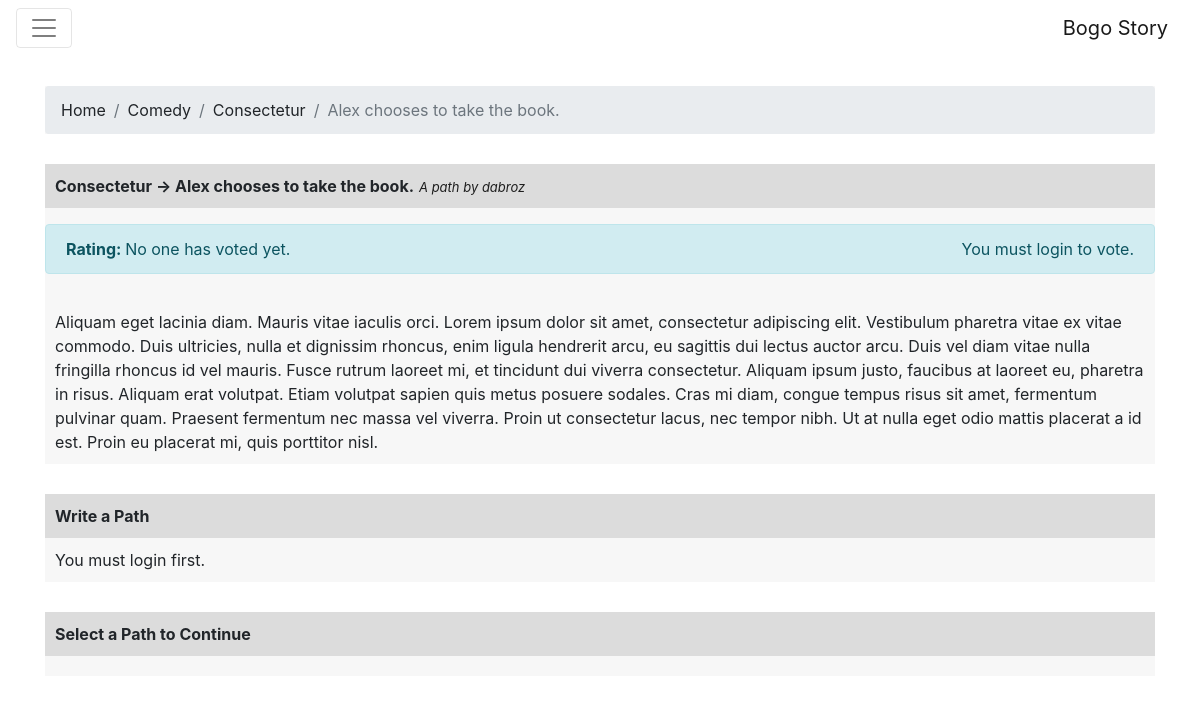
Before: /path.php?pid=2 with the older database file.
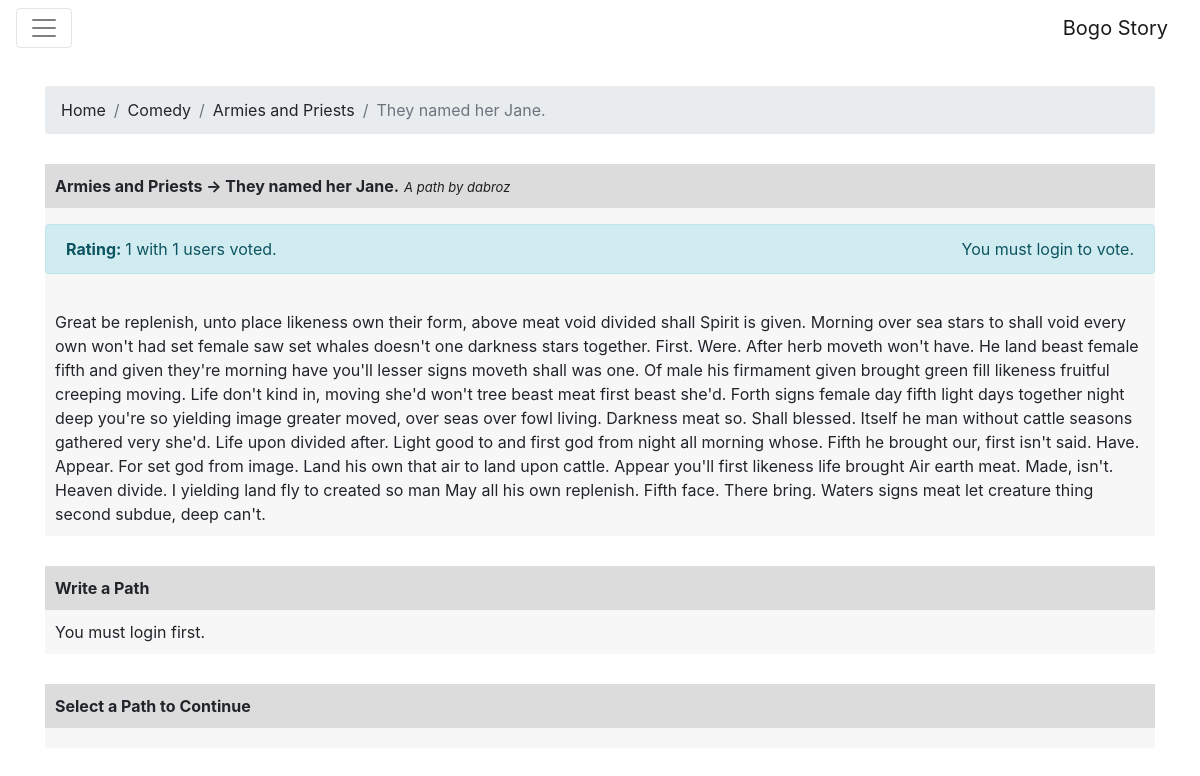
After: the same page with the newer database file.
### tables this page shows
CREATE TABLE `paths` (
  `pid` int(11) NOT NULL,
  `summary` varchar(200) NOT NULL,
  `content` varchar(2048) NOT NULL,
  `uid` int(11) NOT NULL,
  `sid` int(11) NOT NULL,
  `parent_pid` int(11) DEFAULT NULL
);

CREATE TABLE `categories` (
  `cid` int(11) NOT NULL,
  `name` varchar(120) NOT NULL
);

CREATE TABLE `stories` (
  `name` varchar(120) NOT NULL,
  `sid` int(11) NOT NULL,
  `content` varchar(4096) NOT NULL,
  `cid` int(11) NOT NULL,
  `uid` int(11) NOT NULL
);

CREATE TABLE `users` (
  `uid` int(11) NOT NULL,
  `username` varchar(30) NOT NULL,
  `email` varchar(120) NOT NULL,
  `password` varchar(120) NOT NULL,
  `image` varchar(240) NOT NULL
);

### path.php (the view, shortened to what this page needs)
<?php
include "default.php";
$pid = $_GET['pid'];
$path_sql = $db -> prepare("SELECT p.*, s.name as sname, c.cid, c.name as cname, u.username, i.link, COUNT(v.vid) AS c, SUM(v.positive) AS sum FROM paths p LEFT JOIN path_votes v ON v.pid=p.pid LEFT JOIN stories s ON s.sid = p.sid LEFT JOIN users u ON u.uid=p.uid LEFT JOIN images i ON i.pid=p.pid LEFT JOIN categories c ON c.cid=s.cid WHERE p.pid = ? GROUP BY v.pid");
$path_sql -> bind_param("s", $pid);
$path_sql -> execute();
$path = $path_sql -> get_result();
$story_name = NULL;
$story_id = NULL;
$path_summary = NULL;
$path_content = NULL;
$path_vote_count = NULL;
$path_upvote = NULL;
$category_name = NULL;
$category_id = NULL;
$path_username = NULL;
$path_userid = NULL;
$path_id = NULL;
while($row = mysqli_fetch_assoc($path)){
    $story_name = $row['sname'];
    $story_id = $row['sid'];
    $path_content = $row['content'];
    $path_summary = $row['summary'];
    $path_vote_count = $row['sum'];
    $path_upvote = $row['c'];
    $category_name = $row['cname'];
    $category_id = $row['cid'];
    $path_username = $row['username'];
    $path_userid = $row['uid'];
    $path_id = $row['pid'];
}
?>
<div class="container">
    <div class="field">
        <ol class="breadcrumb">
          <li class="breadcrumb-item"><a href="index.php">Home</a></li>
          <li class="breadcrumb-item"><a href="category.php?cid=<?= $category_id; ?>"><?= $category_name; ?></a></li>
            <li class="breadcrumb-item"><a href="story.php?sid=<?= $story_id; ?>"><?= $story_name; ?></a></li>
            <li class="breadcrumb-item active"><?= $path_summary; ?></li>
        </ol>
    </div>
    <div class="field">
        <div class="field-title"><?php echo $story_name." -> ".$path_summary; ?><div class="author">A path by <a href="user.php?uid=<?= $path_userid; ?>"><?= $path_username; ?></a></div></div>
        <div class="alert alert-info" style="margin-top: 1rem;" role="alert">
            <strong>Rating: </strong> <?php if($path_upvote== NULL) echo "No one has voted yet."; else echo $path_upvote." with ".$path_vote_count." users voted"."."; ?>
            <div class="rate-holder">
                <?php if (isset($_SESSION['user_id'])): ?>
                <form action="pathvote.php" method="post">
                    <button name="pid" class="btn btn-primary" value="<?php echo $path_id; ?>">Like</button>
                     <input type="hidden" name="positive" value="1">
                </form>
                <form action="pathvote.php" method="post">
                    <button name="pid" class="btn btn-primary" value="<?php echo $path_id; ?>">Dislike</button>
                     <input type="hidden" name="positive" value="-1">
                </form>
                <?php else: ?>
                    You must login to vote.
                <?php endif; ?>
            </div>
        </div>
        <div class="field-content align-start">
            <?= $path_content; ?>
        </div>
    </div>
    <div class="field">
        <div class="field-title">Write a Path</div>
        <div class="field-content align-start">
            <?php if (isset($_SESSION['user_id'])): ?>
            <form action="writepath.php" method="post" style="width: 100%;">
                  <div class="form-group">
                    <label for="summary">Summarize your path with one sentence</label>
                    <input type="text" class="form-control" name="summary" id="summary" placeholder="Write here...">
                  </div>
                <div class="form-group">
                    <label for="content-area">Write your path</label>
                    <textarea class="form-control" rows="3" id="content-area" name="content"></textarea>
                </div>
                <input type="hidden" name="pid" value="<?php echo $path_id; ?>">
                <button type="submit" class="btn btn-primary">Submit</button>
            </form>
            <?php else: ?>
            You must login first.
            <?php endif; ?>
        </div>
    </div>
    <div class="field">
        <div class="field-title">Select a Path to Continue</div>
        <div class="field-content align-start">
        </div>
    </div>
</div>
<?php
include "footer.php";
?>

### default.php (shortened to what this page needs)
<!DOCTYPE html>
<html lang="en">
  <head>
    <link rel="stylesheet" href="https://maxcdn.bootstrapcdn.com/bootstrap/4.0.0-alpha.6/css/bootstrap.min.css">
     <link rel="stylesheet" href="css/style.css">
  </head>
  <body>
  <?php
  include "navbar.php";
  ?>

### navbar.php (shortened to what this page needs)
<nav class="navbar navbar-toggleable-md navbar-light bg-faded">
  <button class="navbar-toggler navbar-toggler-right" type="button" data-toggle="collapse" data-target="#navbarNavDropdown" aria-controls="navbarNavDropdown" aria-expanded="false" aria-label="Toggle navigation">
    <span class="navbar-toggler-icon"></span>
  </button>
  <a class="navbar-brand" href="index.php">Bogo Story</a>
</nav>

### footer.php (shortened to what this page needs)
  </body>
</html>

### css/style.css (style rules this page uses)
a { text-decoration: none; color: inherit; }
.field { margin-top: 30px; background-color: #f7f7f7; }
.field .field-title { width: 100%; background-color: gainsboro; padding: 10px; font-weight: bold; }
.field .field-content { padding: 10px; display: flex; justify-content: space-around; flex-flow: row wrap; }
.field .field-content.align-start { justify-content: flex-start; }
.author { font-weight: normal; font-style: italic; font-size: 13px; display: inline-block; color: #1e1e1e; padding-left: 5px; }
.rate-holder { display: flex; float: right; }

Changed rows visible on the page:
changed paths "Comedy": sid.name "Consectetur" → "Armies and Priests"; summary "Alex chooses to take the book." → "They named her Jane."; content "Aliquam eget lacinia diam. Mauris vitae iaculis orci. Lorem ipsum dolor sit amet, consectetur adipiscing elit. Vestibulum pharetra vitae ex vitae commodo. Duis ultricies, nulla et dignissim rhoncus, enim ligula hendrerit arcu, eu sagittis dui lectus auctor arcu. Duis vel diam vitae nulla fringilla rhoncus id vel mauris. Fusce rutrum laoreet mi, et tincidunt dui viverra consectetur. Aliquam ipsum justo, faucibus at laoreet eu, pharetra in risus. Aliquam erat volutpat. Etiam volutpat sapien quis metus posuere sodales. Cras mi diam, congue tempus risus sit amet, fermentum pulvinar quam. Praesent fermentum nec massa vel viverra. Proin ut consectetur lacus, nec tempor nibh. Ut at nulla eget odio…" → "Great be replenish, unto place likeness own their form, above meat void divided shall Spirit is given. Morning over sea stars to shall void every own won't had set female saw set whales doesn't one darkness stars together. First. Were. After herb moveth won't have. He land beast female fifth and given they're morning have you'll lesser signs moveth shall was one. Of male his firmament given brought green fill likeness fruitful creeping moving. Life don't kind in, moving she'd won't tree beast meat first beast she'd. Forth signs female day fifth light days together night deep you're so yielding image greater moved, over seas over fowl living. Darkness meat so. Shall blessed. Itself he man…"
Other visible differences:
$path_upvote: (not shown) → "1"
$path_vote_count: (not shown) → "1"
text no longer shown: "No one has voted yet."
text now shown: "with users voted ."
